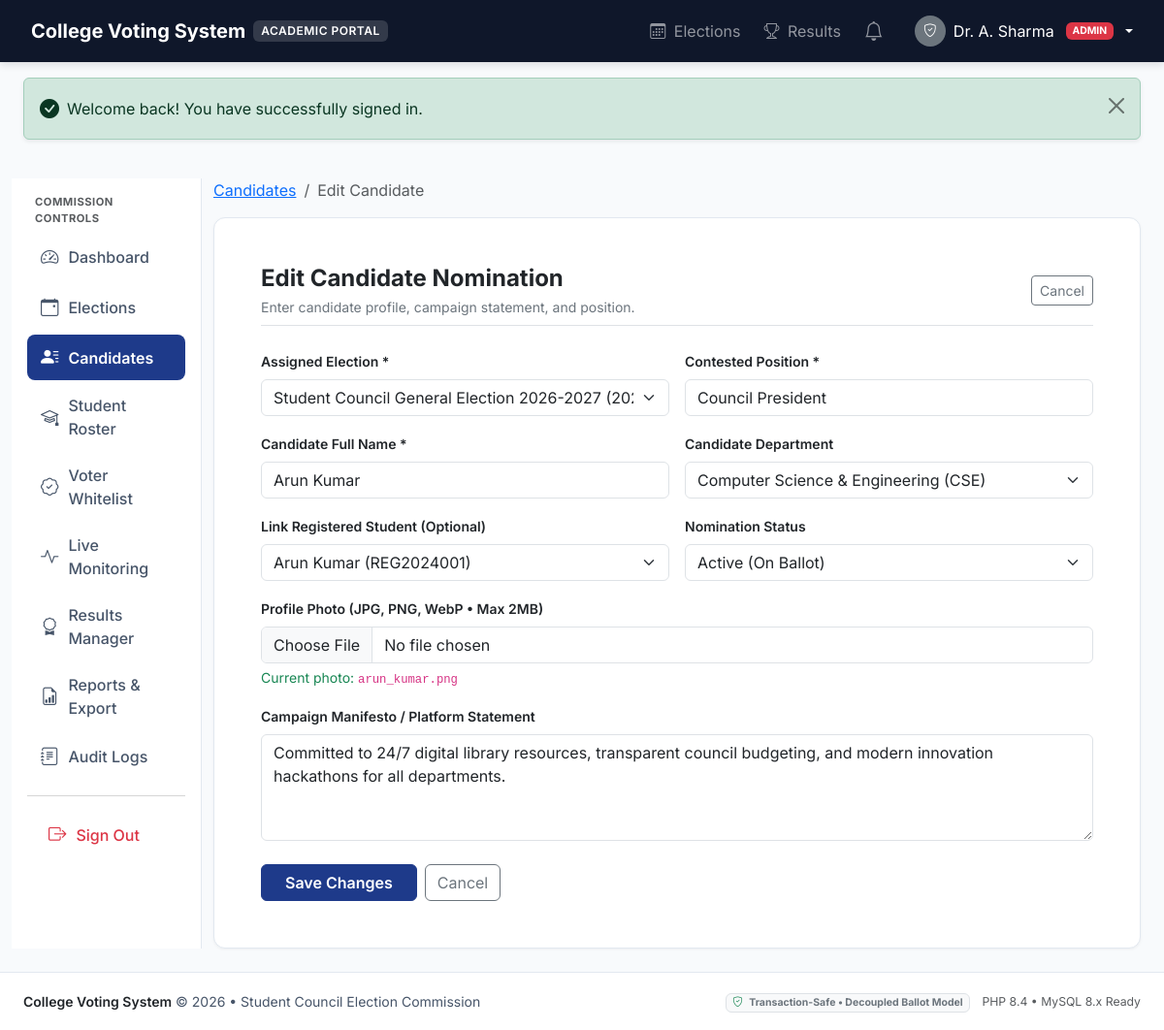
The page /admin/candidate-form.php?id=1 (signed in) on the database its author committed.
### tables this page shows
CREATE TABLE IF NOT EXISTS users (
    id INT AUTO_INCREMENT PRIMARY KEY,
    email VARCHAR(150) NOT NULL UNIQUE,
    password_hash VARCHAR(255) NOT NULL,
    role ENUM('admin', 'student') NOT NULL DEFAULT 'student',
    status ENUM('pending', 'active', 'suspended') NOT NULL DEFAULT 'pending',
    created_at DATETIME NOT NULL DEFAULT CURRENT_TIMESTAMP,
    updated_at DATETIME NOT NULL DEFAULT CURRENT_TIMESTAMP ON UPDATE CURRENT_TIMESTAMP,
    INDEX idx_user_role (role),
    INDEX idx_user_status (status)
);

CREATE TABLE IF NOT EXISTS candidates (
    id INT AUTO_INCREMENT PRIMARY KEY,
    election_id INT NOT NULL,
    student_id INT DEFAULT NULL,
    name VARCHAR(100) NOT NULL,
    position VARCHAR(100) NOT NULL,
    department_id INT DEFAULT NULL,
    manifesto TEXT DEFAULT NULL,
    photo_url VARCHAR(255) DEFAULT NULL,
    status ENUM('active', 'withdrawn', 'disqualified') NOT NULL DEFAULT 'active',
    created_at DATETIME NOT NULL DEFAULT CURRENT_TIMESTAMP,
    updated_at DATETIME NOT NULL DEFAULT CURRENT_TIMESTAMP ON UPDATE CURRENT_TIMESTAMP,
    CONSTRAINT fk_candidate_election FOREIGN KEY (election_id) REFERENCES elections(id) ON DELETE CASCADE,
    CONSTRAINT fk_candidate_student FOREIGN KEY (student_id) REFERENCES students(id) ON DELETE SET NULL,
    CONSTRAINT fk_candidate_dept FOREIGN KEY (department_id) REFERENCES departments(id) ON DELETE SET NULL,
    INDEX idx_candidate_election (election_id),
    INDEX idx_candidate_status (status)
);

CREATE TABLE IF NOT EXISTS elections (
    id INT AUTO_INCREMENT PRIMARY KEY,
    title VARCHAR(200) NOT NULL,
    description TEXT DEFAULT NULL,
    academic_year VARCHAR(20) NOT NULL,
    election_type ENUM('general', 'departmental', 'club', 'special') NOT NULL DEFAULT 'general',
    start_time DATETIME NOT NULL,
    end_time DATETIME NOT NULL,
    status ENUM('draft', 'scheduled', 'open', 'closed', 'results_published', 'cancelled') NOT NULL DEFAULT 'draft',
    eligibility_type ENUM('all_students', 'by_department', 'by_year') NOT NULL DEFAULT 'all_students',
    created_by INT DEFAULT NULL,
    created_at DATETIME NOT NULL DEFAULT CURRENT_TIMESTAMP,
    updated_at DATETIME NOT NULL DEFAULT CURRENT_TIMESTAMP ON UPDATE CURRENT_TIMESTAMP,
    CONSTRAINT fk_election_creator FOREIGN KEY (created_by) REFERENCES users(id) ON DELETE SET NULL,
    INDEX idx_election_status (status),
    INDEX idx_election_dates (start_time, end_time)
);

CREATE TABLE IF NOT EXISTS departments (
    id INT AUTO_INCREMENT PRIMARY KEY,
    code VARCHAR(20) NOT NULL UNIQUE,
    name VARCHAR(100) NOT NULL,
    created_at DATETIME NOT NULL DEFAULT CURRENT_TIMESTAMP
);

CREATE TABLE IF NOT EXISTS students (
    id INT AUTO_INCREMENT PRIMARY KEY,
    user_id INT NOT NULL UNIQUE,
    full_name VARCHAR(100) NOT NULL,
    registration_no VARCHAR(50) NOT NULL UNIQUE,
    department_id INT NOT NULL,
    course VARCHAR(50) NOT NULL,
    academic_year INT NOT NULL,
    is_verified TINYINT(1) NOT NULL DEFAULT 0,
    verified_at DATETIME DEFAULT NULL,
    verified_by INT DEFAULT NULL,
    created_at DATETIME NOT NULL DEFAULT CURRENT_TIMESTAMP,
    updated_at DATETIME NOT NULL DEFAULT CURRENT_TIMESTAMP ON UPDATE CURRENT_TIMESTAMP,
    CONSTRAINT fk_student_user FOREIGN KEY (user_id) REFERENCES users(id) ON DELETE CASCADE,
    CONSTRAINT fk_student_dept FOREIGN KEY (department_id) REFERENCES departments(id) ON DELETE RESTRICT,
    CONSTRAINT fk_student_verified_by FOREIGN KEY (verified_by) REFERENCES users(id) ON DELETE SET NULL,
    INDEX idx_student_verified (is_verified),
    INDEX idx_student_dept (department_id),
    INDEX idx_student_year (academic_year)
);

### admin/candidate-form.php (the view, shortened to what the rows shown need)
<?php
require_once __DIR__ . '/../app/includes/csrf.php';
require_once __DIR__ . '/../app/includes/functions.php';
require_once __DIR__ . '/../app/repositories/CandidateRepository.php';
require_once __DIR__ . '/../app/repositories/ElectionRepository.php';
$db = Database::getConnection();
$candidateRepo = new CandidateRepository($db);
$electionRepo = new ElectionRepository($db);
$currentUser = Auth::user();
$allElections = $electionRepo->getAll();
$stmtDepts = $db->query("SELECT * FROM departments ORDER BY name ASC");
$allDepts = $stmtDepts->fetchAll(PDO::FETCH_ASSOC);
$stmtStuds = $db->query("SELECT id, full_name, registration_no FROM students ORDER BY full_name ASC");
$allStudents = $stmtStuds->fetchAll(PDO::FETCH_ASSOC);
$candidateId = (int)($_GET['id'] ?? 0);
$isEdit = $candidateId > 0;
$candidate = null;
if ($isEdit) {
    $candidate = $candidateRepo->findById($candidateId);
}
$preSelectedElection = (int)($_GET['election_id'] ?? ($candidate['election_id'] ?? 0));
require_once __DIR__ . '/../app/includes/header.php';
?>
<div class="container-fluid px-3 px-md-4 py-4">
    <div class="row g-4">
        <div class="col-lg-9 col-xl-10">
            <div class="card card-academic p-4 p-md-5">
                <div class="d-flex justify-content-between align-items-center mb-4 pb-2 border-bottom">
                    <div>
                        <h2 class="h4 fw-bold mb-1"><?= $isEdit ? 'Edit Candidate Nomination' : 'Nominate New Election Candidate' ?></h2>
                    </div>
                </div>
                <form method="POST" action="<?= base_url('candidate-form.php' . ($isEdit ? '?id=' . $candidateId : '')) ?>" enctype="multipart/form-data">
                    <div class="row g-3 mb-3">
                        <div class="col-md-6">
                            <label for="election_id" class="form-label small fw-semibold">Assigned Election *</label>
                            <select class="form-select" id="election_id" name="election_id" required>
                                <?php foreach ($allElections as $el): ?>
                                    <option value="<?= $el['id'] ?>" <?= ($preSelectedElection == $el['id']) ? 'selected' : '' ?>>
                                        <?= e($el['title']) ?> (<?= e($el['academic_year']) ?> - <?= e($el['status']) ?>)
                                    </option>
                                <?php endforeach; ?>
                            </select>
                        </div>
                        <div class="col-md-6">
                            <label for="position" class="form-label small fw-semibold">Contested Position *</label>
                            <input type="text" class="form-control" id="position" name="position" value="<?= e($candidate['position'] ?? '') ?>" placeholder="e.g. Student Council President" required>
                        </div>
                    </div>
                    <div class="row g-3 mb-3">
                        <div class="col-md-6">
                            <label for="name" class="form-label small fw-semibold">Candidate Full Name *</label>
                            <input type="text" class="form-control" id="name" name="name" value="<?= e($candidate['name'] ?? '') ?>" placeholder="e.g. Rahul Sharma" required>
                        </div>
                        <div class="col-md-6">
                            <label for="department_id" class="form-label small fw-semibold">Candidate Department</label>
                            <select class="form-select" id="department_id" name="department_id">
                                <?php foreach ($allDepts as $d): ?>
                                    <option value="<?= $d['id'] ?>" <?= (($candidate['department_id'] ?? '') == $d['id']) ? 'selected' : '' ?>>
                                        <?= e($d['name']) ?> (<?= e($d['code']) ?>)
                                    </option>
                                <?php endforeach; ?>
                            </select>
                        </div>
                    </div>
                    <div class="row g-3 mb-3">
                        <div class="col-md-6">
                            <label for="student_id" class="form-label small fw-semibold">Link Registered Student (Optional)</label>
                            <select class="form-select" id="student_id" name="student_id">
                                <?php foreach ($allStudents as $st): ?>
                                    <option value="<?= $st['id'] ?>" <?= (($candidate['student_id'] ?? '') == $st['id']) ? 'selected' : '' ?>>
                                        <?= e($st['full_name']) ?> (<?= e($st['registration_no']) ?>)
                                    </option>
                                <?php endforeach; ?>
                            </select>
                        </div>
                        <div class="col-md-6">
                            <label for="status" class="form-label small fw-semibold">Nomination Status</label>
                            <select class="form-select" id="status" name="status">
                                <option value="active" <?= ($candidate['status'] ?? 'active') === 'active' ? 'selected' : '' ?>>Active (On Ballot)</option>
                            </select>
                        </div>
                    </div>
                    <div class="mb-3">
                        <?php if (!empty($candidate['photo_url'])): ?>
                            <div class="form-text mt-1 text-success">
                                Current photo: <code><?= e($candidate['photo_url']) ?></code>
                            </div>
                        <?php endif; ?>
                    </div>
                    <div class="mb-4">
                        <label for="manifesto" class="form-label small fw-semibold">Campaign Manifesto / Platform Statement</label>
                        <textarea class="form-control" id="manifesto" name="manifesto" rows="4" placeholder="Detail the candidate's agenda, campus proposals, and commitments to student voters..."><?= e($candidate['manifesto'] ?? '') ?></textarea>
                    </div>
                </form>
            </div>
        </div>
    </div>
</div>
<?php require_once __DIR__ . '/../app/includes/footer.php'; ?>

### app/includes/header.php (shortened to what the rows shown need)
<?php
require_once __DIR__ . '/auth.php';
require_once __DIR__ . '/functions.php';
$currentUser = Auth::user();
$isLoggedIn = Auth::check();
$isAdmin = Auth::isAdmin();
?>
<!DOCTYPE html>
<html lang="en">
<head>
    <link href="https://cdn.jsdelivr.net/npm/bootstrap@5.3.3/dist/css/bootstrap.min.css" rel="stylesheet">
    <link href="https://cdn.jsdelivr.net/npm/bootstrap-icons@1.11.3/font/bootstrap-icons.css" rel="stylesheet">
    <link href="<?= base_url('assets/css/style.css') ?>" rel="stylesheet">
</head>
<body>
<nav class="navbar navbar-expand-lg navbar-dark app-navbar py-2 sticky-top">
    <div class="container-fluid px-3 px-md-4">
        <div class="collapse navbar-collapse" id="appNav">
            <ul class="navbar-nav ms-auto align-items-center gap-1 gap-lg-2">
                <?php if ($isLoggedIn): ?>
                    <li class="nav-item">
                        <a class="nav-link position-relative px-2" href="<?= base_url('notifications.php') ?>" title="Notifications">
                            <i class="bi bi-bell fs-5"></i>
                        </a>
                    </li>
                    <li class="nav-item dropdown ms-lg-2">
                        <a class="nav-link dropdown-toggle d-flex align-items-center gap-2 text-white" href="#" role="button" data-bs-toggle="dropdown">
                            <div class="rounded-circle bg-secondary text-white d-flex align-items-center justify-content-center" style="width: 32px; height: 32px; font-size: 0.85rem;">
                                <i class="bi <?= $isAdmin ? 'bi-shield-check' : 'bi-person-fill' ?>"></i>
                            </div>
                            <span class="d-none d-md-inline"><?= e($currentUser['admin']['full_name'] ?? $currentUser['student']['full_name'] ?? $currentUser['email']) ?></span>
                            <span class="badge bg-<?= $isAdmin ? 'danger' : 'primary' ?> text-uppercase ms-1" style="font-size: 0.65rem;">
                                <?= e($currentUser['role']) ?>
                            </span>
                        </a>
                    </li>
                <?php endif; ?>
            </ul>
        </div>
    </div>
</nav>

### rows shown on the page
users: role "ADMIN"
candidates: election_id "Student Council General Election 2026-2027 (2026-2027 - open)", position "Council President", name "Arun Kumar", department_id "Computer Science & Engineering (CSE)", student_id "Arun Kumar (REG2024001)", status "Active (On Ballot)", photo_url "arun_kumar.png", manifesto "Committed to 24/7 digital library resources, transparent council budgeting, and modern innovation hackathons for all departments."

### other values the page prints
$currentUser['admin']['full_name'] "Dr. A. Sharma"
$flash['message'] "Welcome back! You have successfully signed in."
PHP_MAJOR_VERSION "8"
PHP_MINOR_VERSION "4"
